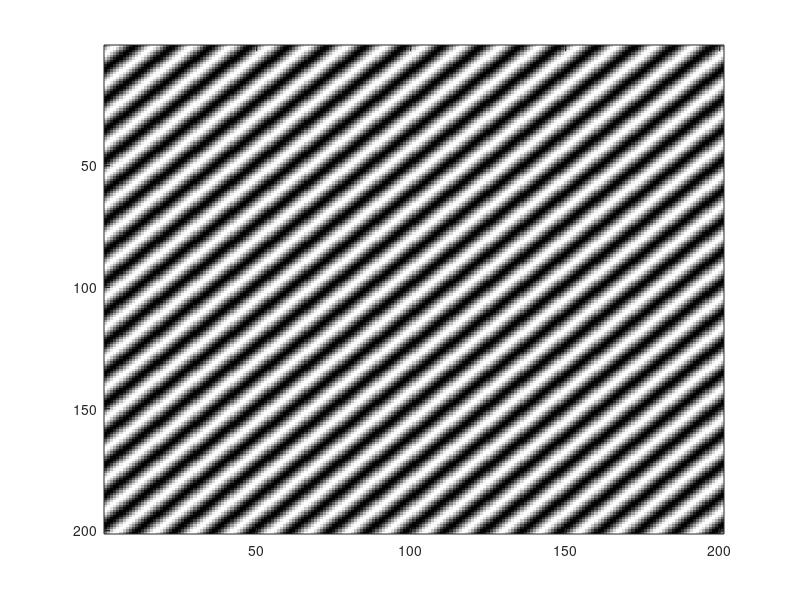
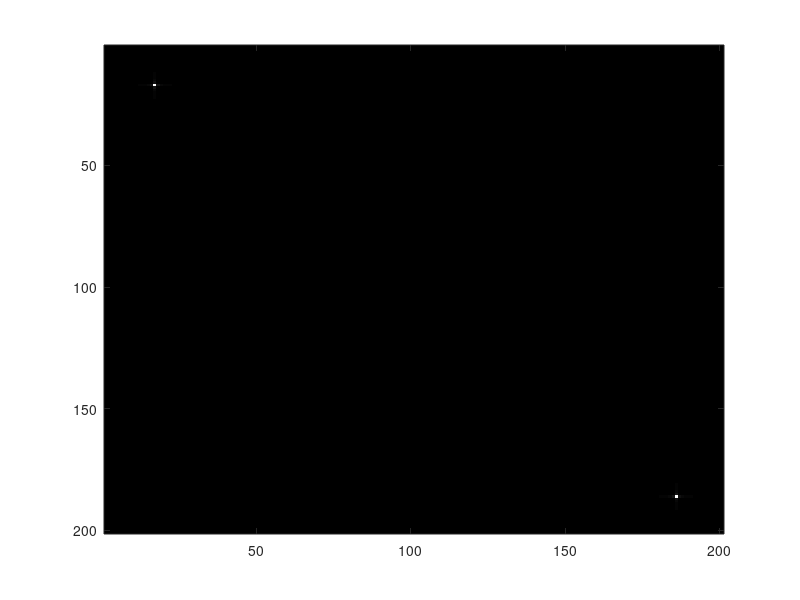
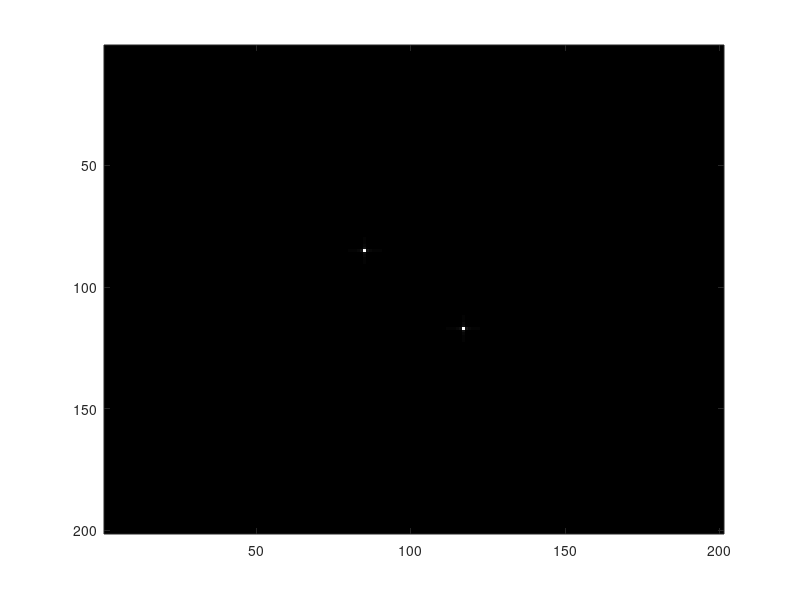

Source code (MATLAB) for these figures, in order: (Note: this script raises an error after producing the figures.)
%% transp 23
close all;
Fs = 100;
[X,Y]=meshgrid(-1:1/Fs:1,-1:1/Fs:1);
A = 1;
Fr1=8;
Fr2=8;
Z=A*sin(2*pi*Fr1*X+2*pi*Fr2*Y);
figure, imagesc(Z), colormap gray;
T=fft2(Z);
figure, imagesc(abs(T)), colormap gray;
J=fftshift(T);
figure, imagesc(abs(J)), colormap gray;

%% transp 25
close all;
% Fs = 100;
% [X,Y]=meshgrid(-1:1/Fs:1,-1:1/Fs:1);
% Fr1=25;
% Fr2=12;
% Z1=sin(2*pi*Fr1*X+4*pi*Fr2*Y);
% Fr1=8;
% Fr2=0;
% Z2=sin(2*pi*Fr1*X+4*pi*Fr2*Y);
% Z = Z1 + Z2;
% figure, imagesc(Z), colormap gray;

semin = imread('seminarista.jpg');
T=fft2(semin);
figure, imagesc(abs(T)), colormap gray;
J=fftshift(T);
figure, imagesc(abs(J)), colormap gray;
[x,y] = ginput(1);
x = round(x); y =round(y);
J_new=J;
radio = 20;
J(y-radio:y+radio,x-radio:x+radio)=0;
J(size(J,1)-(y+radio):size(J,1)-(y-radio),size(J,2)-(x+radio):size(J,2)-(x-radio))=0;
T_new = ifftshift(J);
Z_new = real(ifft2(T_new));
figure,imagesc(Z_new),colormap gray;
caxis([-1 1])

J2 = log(1+abs(J));
figure, imshow(J2, []);





